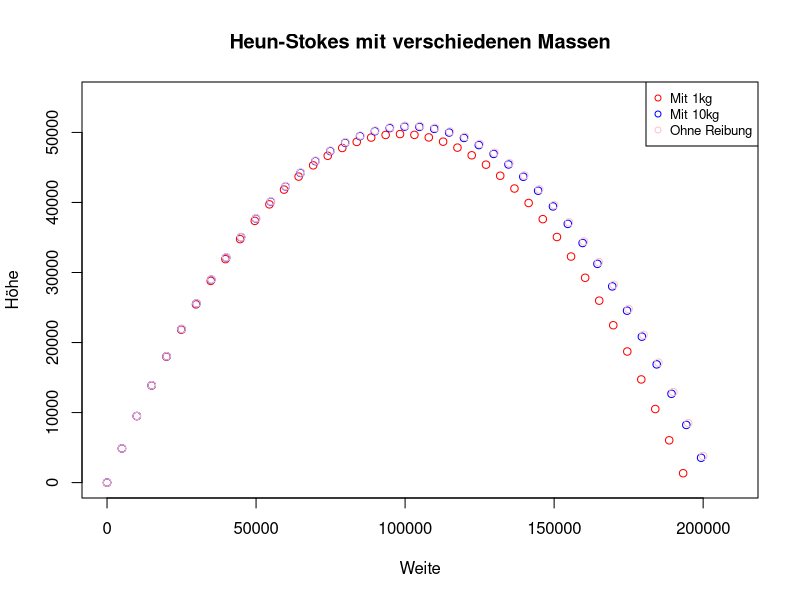

Recreate this plot in R.
heunStokes1kg <- read.table("../TextOutputs/heunStokes1kg.txt",
                            header = TRUE,
                            sep = ",",
                            dec = ".")
heunStokes10kg <- read.table("../TextOutputs/heunStokes10kg.txt",
                      header = TRUE,
                      sep = ",",
                      dec = ".")
nurHeun <- read.table("../TextOutputs/nurHeun.txt",
                      header = TRUE,
                      sep = ",",
                      dec = ".")

plot(x = 1,                 
     xlab = "Weite", 
     ylab = "Höhe",
     xlim = c(0, 210000), 
     ylim = c(0, 55000),
     main = "Heun-Stokes mit verschiedenen Massen",
     type = "n")
legend("topright", 
       legend=c("Mit 1kg", "Mit 10kg", "Ohne Reibung"), 
       col=c("red", "blue", "pink"), pch=c(1,1, 1), cex=0.8)
points(heunStokes1kg$Ort_x, heunStokes1kg$Ort_y, col="red")
points(heunStokes10kg$Ort_x, heunStokes10kg$Ort_y, col="blue")
points(nurHeun$Ort_x, nurHeun$Ort_y, col="pink")